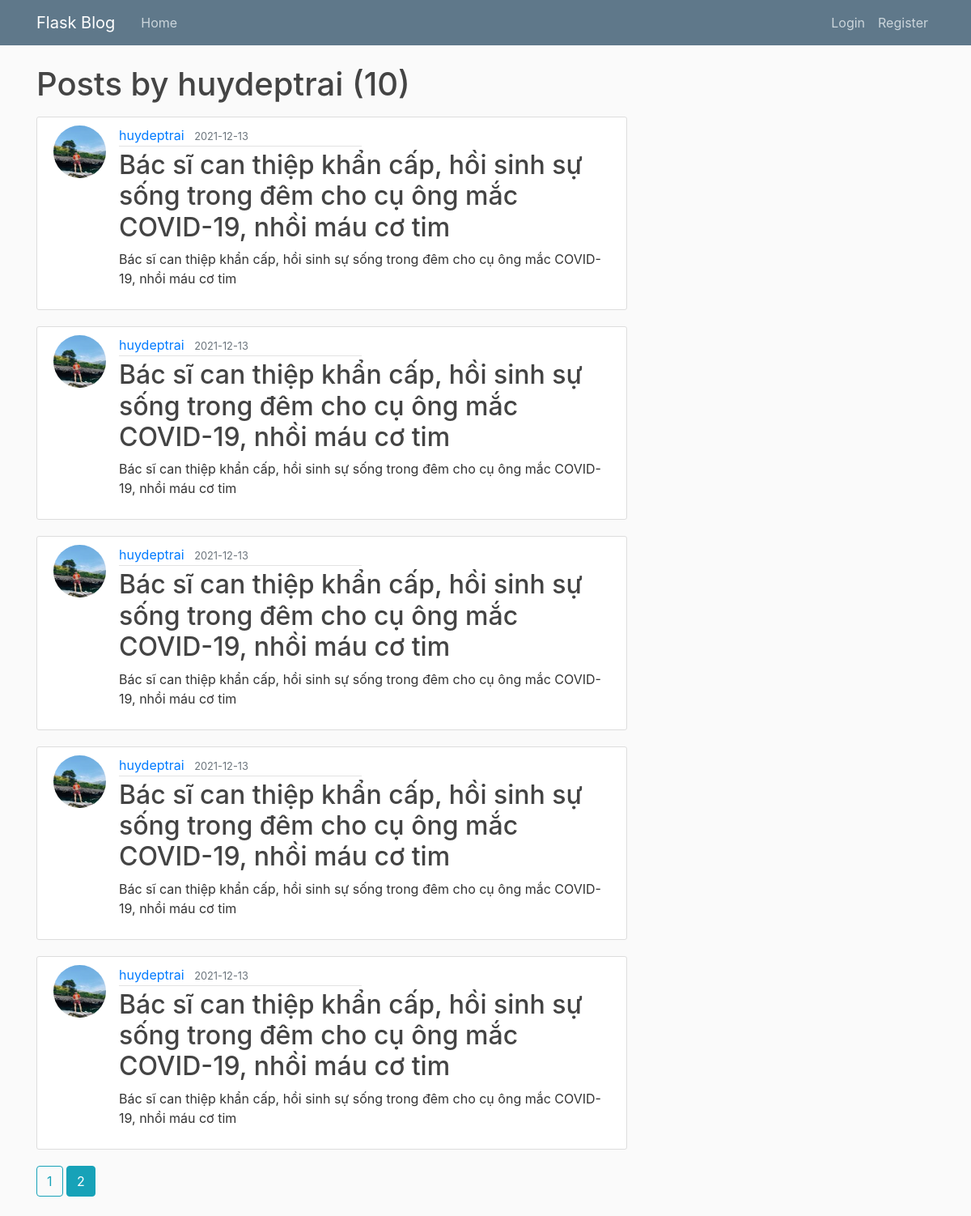
Screenshot of /user/huydeptrai?page=2 with the database file from the repository.
### flaskblog/models.py (models this page shows, shortened)
class User(db.Model, UserMixin):
    id = db.Column(db.Integer, primary_key=True)
    username = db.Column(db.String(20), unique=True, nullable=False)
    email = db.Column(db.String(120), unique=True, nullable=False)
    image_file = db.Column(db.String(20), nullable=False, default='default.jpg')
    password = db.Column(db.String(60), nullable=False)
    posts = db.relationship('Post', backref='author', lazy=True)
    comments = db.relationship('Comment', backref='author', lazy="dynamic")

class Post(db.Model):
    id = db.Column(db.Integer, primary_key=True)
    title = db.Column(db.String(100), nullable=False)
    date_posted = db.Column(db.DateTime, nullable=False, default=datetime.utcnow)
    content = db.Column(db.Text, nullable=False)
    user_id = db.Column(db.Integer, db.ForeignKey('user.id'), nullable=False)

### flaskblog/routes.py (the view)
@app.route("/user/<string:username>")
def user_posts(username):
    page = request.args.get('page', 1, type=int)
    user = User.query.filter_by(username=username).first_or_404()
    posts = Post.query.filter_by(author=user)\
        .order_by(Post.date_posted.desc())\
        .paginate(page=page, per_page=5)
    return render_template('user_posts.html', posts=posts, user=user)

### flaskblog/templates/user_posts.html
{% extends "layout.html" %}
{% block content %}
    <h1 class="mb-3">Posts by {{ user.username }} ({{ posts.total }})</h1>
    {% for post in posts.items %}
        <article class="media content-section">
          <img class="rounded-circle article-img" src="{{ url_for('static', filename='profile_pics/' + post.author.image_file) }}">
          <div class="media-body">
            <div class="article-metadata">
              <a class="mr-2" href="{{ url_for('user_posts', username=post.author.username) }}">{{ post.author.username }}</a>
              <small class="text-muted">{{ post.date_posted.strftime('%Y-%m-%d') }}</small>
            </div>
            <h2><a class="article-title" href="{{ url_for('post', post_id=post.id) }}">{{ post.title }}</a></h2>
            <p class="article-content">{{ post.content }}</p>
          </div>
        </article>
    {% endfor %}
    {% for page_num in posts.iter_pages(left_edge=1, right_edge=1, left_current=1, right_current=2) %}
      {% if page_num %}
        {% if posts.page == page_num %}
          <a class="btn btn-info mb-4" href="{{ url_for('user_posts', username=user.username, page=page_num) }}">{{ page_num }}</a>
        {% else %}
          <a class="btn btn-outline-info mb-4" href="{{ url_for('user_posts', username=user.username, page=page_num) }}">{{ page_num }}</a>
        {% endif %}
      {% else %}
        ...
      {% endif %}
    {% endfor %}
{% endblock content %}

### flaskblog/static/main.css (style rules this page uses)
body { background: #fafafa; color: #333333; margin-top: 5rem; }
a { text-decoration: none; }
h1, h2, h3, h4, h5, h6 { color: #444444; }
.content-section { background: #ffffff; padding: 10px 20px; border: 1px solid #dddddd; border-radius: 3px; margin-bottom: 20px; }
.article-title { color: #444444; }
.article-content { white-space: pre-line; }
.article-img { height: 65px; width: 65px; margin-right: 16px; }
.article-metadata { padding-bottom: 1px; margin-bottom: 4px; width: 300px; border-bottom: 1px solid #e3e3e3 }

### rows the page displays
User: username "huydeptrai"
Post: image_file (picture), author.username "huydeptrai", date_posted "2021-12-13", title "Bác sĩ can thiệp khẩn cấp, hồi sinh sự sống trong đêm cho cụ ông mắc COVID-19, nhồi máu cơ tim", content "Bác sĩ can thiệp khẩn cấp, hồi sinh sự sống trong đêm cho cụ ông mắc COVID-19, nhồi máu cơ tim"
Post: image_file (picture), author.username "huydeptrai", date_posted "2021-12-13", title "Bác sĩ can thiệp khẩn cấp, hồi sinh sự sống trong đêm cho cụ ông mắc COVID-19, nhồi máu cơ tim", content "Bác sĩ can thiệp khẩn cấp, hồi sinh sự sống trong đêm cho cụ ông mắc COVID-19, nhồi máu cơ tim"
Post: image_file (picture), author.username "huydeptrai", date_posted "2021-12-13", title "Bác sĩ can thiệp khẩn cấp, hồi sinh sự sống trong đêm cho cụ ông mắc COVID-19, nhồi máu cơ tim", content "Bác sĩ can thiệp khẩn cấp, hồi sinh sự sống trong đêm cho cụ ông mắc COVID-19, nhồi máu cơ tim"
Post: image_file (picture), author.username "huydeptrai", date_posted "2021-12-13", title "Bác sĩ can thiệp khẩn cấp, hồi sinh sự sống trong đêm cho cụ ông mắc COVID-19, nhồi máu cơ tim", content "Bác sĩ can thiệp khẩn cấp, hồi sinh sự sống trong đêm cho cụ ông mắc COVID-19, nhồi máu cơ tim"
Post: image_file (picture), author.username "huydeptrai", date_posted "2021-12-13", title "Bác sĩ can thiệp khẩn cấp, hồi sinh sự sống trong đêm cho cụ ông mắc COVID-19, nhồi máu cơ tim", content "Bác sĩ can thiệp khẩn cấp, hồi sinh sự sống trong đêm cho cụ ông mắc COVID-19, nhồi máu cơ tim"

### other values shown
{{ posts.total }} "10"
{{ page_num }} "1"
{{ page_num }} "2"
